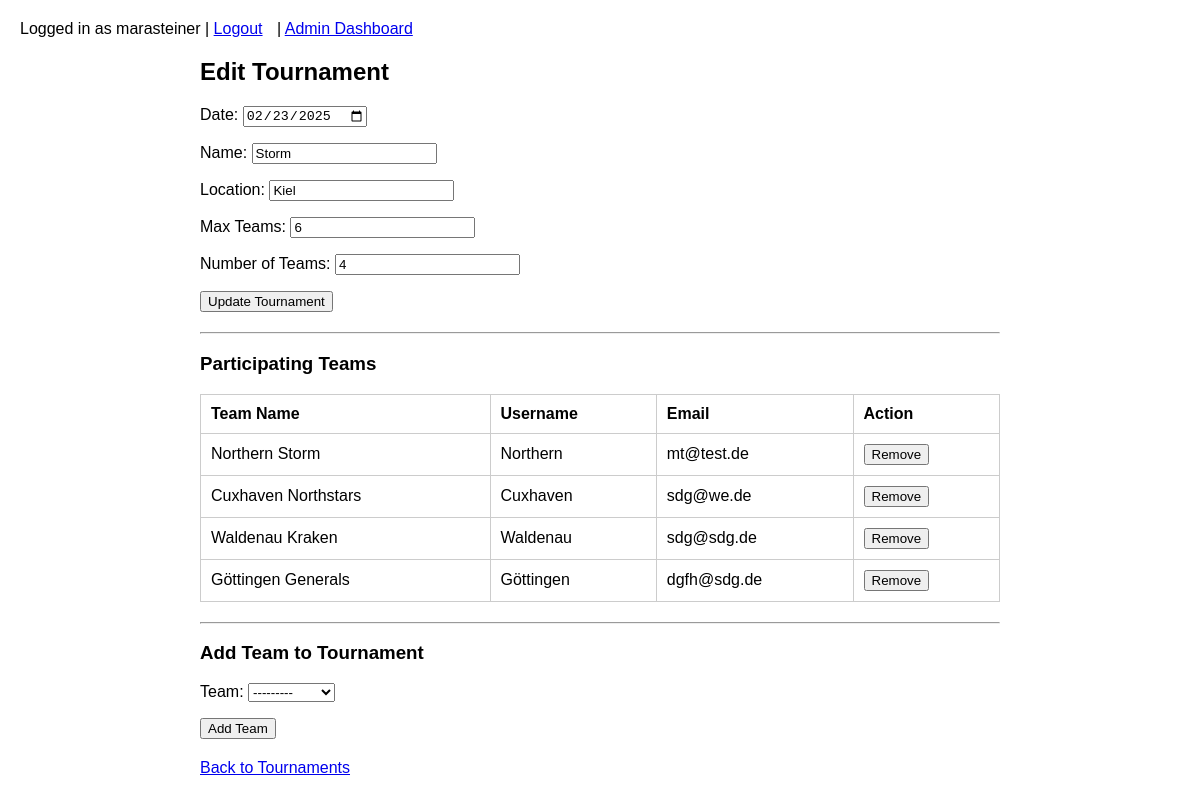
The app's page /custom_admin/tournaments/edit/1/ (signed in) with its own data.
### events/models.py (models this page shows, shortened)
class Tournament(models.Model):
    date = models.DateField()
    name = models.CharField(max_length=100)
    location = models.CharField(max_length=100)
    max_teams = models.IntegerField(default=0)
    number_of_teams = models.IntegerField(default=0)

class TournamentApplication(models.Model):
    team = models.ForeignKey(User, on_delete=models.CASCADE, related_name='applications')
    tournament = models.ForeignKey(Tournament, on_delete=models.CASCADE, related_name='applications')
    approved = models.BooleanField(default=False)
    applied_at = models.DateTimeField(auto_now_add=True)
    class Meta:
        unique_together = ('team', 'tournament')

### events/views.py (the view)
@admin_required
def admin_tournament_edit(request, tournament_id):
    tournament = get_object_or_404(Tournament, id=tournament_id)
    if request.method == 'POST':
        if 'edit_tournament' in request.POST:
            date = request.POST.get('date')
            name = request.POST.get('name')
            location = request.POST.get('location')
            max_teams = request.POST.get('max_teams')
            number_of_teams = request.POST.get('number_of_teams')
            if date and name and location and max_teams and number_of_teams:
                tournament.date = date
                tournament.name = name
                tournament.location = location
                tournament.max_teams = max_teams
                tournament.number_of_teams = number_of_teams
                tournament.save()
                messages.success(request, "Tournament updated successfully.")
                return redirect('admin_tournaments')
        elif 'add_team_submit' in request.POST:
            add_team_form = AddTeamToTournamentForm(request.POST, tournament=tournament)
            if add_team_form.is_valid():
                team = add_team_form.cleaned_data['team']
                TournamentApplication.objects.create(team=team, tournament=tournament, approved=True)
                messages.success(request, f"Team {team.username} added to tournament.")
                return redirect('admin_tournament_edit', tournament_id=tournament.id)
    else:
        add_team_form = AddTeamToTournamentForm(tournament=tournament)
    participating_apps = TournamentApplication.objects.filter(tournament=tournament)
    return render(request, 'admin_tournament_form.html', {
        'action': 'Edit',
        'tournament': tournament,
        'add_team_form': add_team_form,
        'participating_apps': participating_apps,
    })

### events/forms.py
class AddTeamToTournamentForm(forms.Form):
    team = forms.ModelChoiceField(queryset=User.objects.none(), label="Team")
    def __init__(self, *args, **kwargs):
        tournament = kwargs.pop('tournament')
        super().__init__(*args, **kwargs)
        applied_team_ids = tournament.applications.values_list('team__id', flat=True)
        self.fields['team'].queryset = User.objects.filter(is_staff=False).exclude(id__in=applied_team_ids)

### events/views.py (called while the page is built)
def admin_required(view_func):
    decorated_view_func = login_required(user_passes_test(lambda u: u.is_staff)(view_func))
    return decorated_view_func

### events/templates/admin_tournament_form.html (shortened to what this page needs)
{% extends "base.html" %}
{% block content %}
<h2>{{ action }} Tournament</h2>
<form method="post">
    <p>
        <label>Date:
            <input type="date" name="date" value="{{ tournament.date|date:'Y-m-d' }}" required>
        </label>
    </p>
    <p>
        <label>Name:
            <input type="text" name="name" value="{{ tournament.name }}" required>
        </label>
    </p>
    <p>
        <label>Location:
            <input type="text" name="location" value="{{ tournament.location }}" required>
        </label>
    </p>
    <p>
        <label>Max Teams:
            <input type="number" name="max_teams" value="{{ tournament.max_teams }}" required>
        </label>
    </p>
    <p>
        <label>Number of Teams:
            <input type="number" name="number_of_teams" value="{{ tournament.number_of_teams }}" required>
        </label>
    </p>
    <button type="submit" name="edit_tournament">Update Tournament</button>
</form>
<hr>
<h3>Participating Teams</h3>
{% if participating_apps %}
    <table border="1" cellspacing="0" cellpadding="5">
        <tr>
            <th>Team Name</th>
            <th>Username</th>
            <th>Email</th>
            <th>Action</th>
        </tr>
        {% for app in participating_apps %}
        <tr>
            <td>{{ app.team.first_name }}</td>
            <td>{{ app.team.username }}</td>
            <td>{{ app.team.email }}</td>
            <td>
                <form method="post" action="{% url 'admin_tournament_remove_team' tournament.id app.team.id %}" style="display:inline;">
                    <button type="submit" onclick="return confirm('Are you sure you want to remove this team?');">Remove</button>
                </form>
            </td>
        </tr>
        {% endfor %}
    </table>
{% else %}
    <p>No teams participating yet.</p>
{% endif %}
<hr>
<h3>Add Team to Tournament</h3>
<form method="post">
    {{ add_team_form.as_p }}
    <button type="submit" name="add_team_submit">Add Team</button>
</form>
<p><a href="{% url 'admin_tournaments' %}">Back to Tournaments</a></p>
{% endblock %}

### events/templates/base.html (shortened to what this page needs)
<!DOCTYPE html>
<html>
<head>
</head>
<body>
    <header>
        <nav>
            {% if user.is_authenticated %}
                Logged in as {{ user.username }} |
                <a href="{% url 'logout' %}">Logout</a>
                {% if user.is_staff %}
                    | <a href="{% url 'admin_dashboard' %}">Admin Dashboard</a>
                {% else %}
                    | <a href="{% url 'players' %}">My Players</a>
                    | <a href="{% url 'tournaments' %}">Tournaments</a>
                    | <a href="{% url 'scorecard_home' %}">Scorecard</a>
                {% endif %}
            {% else %}
                <a href="{% url 'login' %}">Login</a>
            {% endif %}
        </nav>
    </header>
    <div class="container">
        {% block content %}{% endblock %}
    </div>
</body>
</html>

### events/templates/base.html (style rules this page uses)
body { font-family: Arial, sans-serif; margin: 20px; }
header { margin-bottom: 20px; }
nav a { margin-right: 10px; }
.container { max-width: 800px; margin: auto; }
table { width: 100%; border-collapse: collapse; margin-bottom: 20px; }
table, th, td { border: 1px solid #ccc; }
th, td { padding: 10px; text-align: left; }
form { margin-bottom: 20px; }

### records on screen
Tournament: date "02/23/2025", name "Storm", location "Kiel", max_teams "6", number_of_teams "4"
TournamentApplication: team.first_name "Northern Storm", team.username "Northern", team.email "mt@test.de"
TournamentApplication: team.first_name "Cuxhaven Northstars", team.username "Cuxhaven", team.email "sdg@we.de"
TournamentApplication: team.first_name "Waldenau Kraken", team.username "Waldenau", team.email "sdg@sdg.de"
TournamentApplication: team.first_name "Göttingen Generals", team.username "Göttingen", team.email "dgfh@sdg.de"

### other values on screen
{{ user.username }} "marasteiner"
{{ action }} "Edit"
